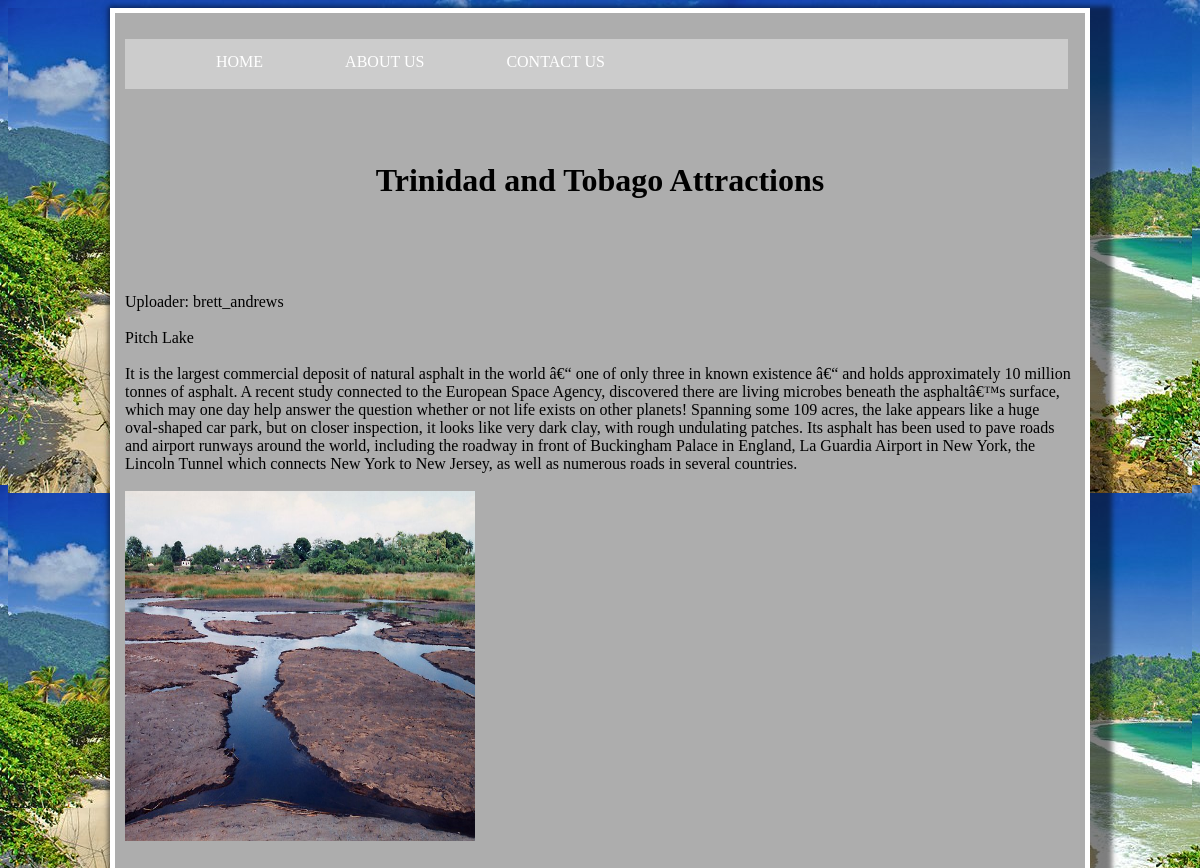
Page /php/commentarea.php?val=25 on the committed database.
### tables this page shows
CREATE TABLE IF NOT EXISTS `images` (
  `image_id` int(3) NOT NULL AUTO_INCREMENT,
  `user` varchar(35) NOT NULL,
  `image_name` varchar(35) DEFAULT NULL,
  `image_des` varchar(900) DEFAULT NULL,
  `tag` varchar(250) NOT NULL,
  `image` blob NOT NULL,
  PRIMARY KEY (`image_id`)
);

### php/commentarea.php (the view, shortened to what this page needs)
<!DOCTYPE html>
<html lang="en">
	<head>
		<link rel="stylesheet" href="../css/CNSITT.css">
	</head>
	<body>
	<div id="container2">
	<main>
					<ul>
						<li><a href="../index.html">Home</a></li>
						<li><a href="../html/about.html">About Us</a><li>
						<li><a href="../html/contact.html">Contact Us</a></li>
					</ul>
						<br><br>
		<h1> Trinidad and Tobago Attractions </h1><br><br><br><br>
			<?php
			include 'con_server.php';
			$val = $_GET["val"];
			$sql="SELECT * FROM images WHERE image_id=$val";
			if($result=mysqli_query($con,$sql))
			{
				$data=mysqli_fetch_array($result);
			}
			else
			{
				echo mysqli_error($con);
			}
?>
			<div>
					<?php
					echo $data["user"];
					?> <br> <br>
					<?php
					echo $data["image_name"];
					?><br> <br>
					<?php
					echo $data["image_des"];
					?> <br> <br>
					<?php echo $data["image"]; ?>
					<br> <br>
					<br> <br>
			</div>
		</div>
	</body>
</html>

### css/CNSITT.css (style rules this page uses)
html, body { padding: 0px; height:100%; box-sizing: border-box; font-family: verdana; background-color:#000; background-image: url(../IMG/maracasbay.jpg); font-size:16px; background-repeat:repeat; }
ul { list-style-type: none; width:95%; height:50px; background-color:#ccc; }
li a { text-transform:uppercase; color: #fff; text-decoration:none; margin-right:15px; margin-left:35px; float:left; display:block; text-align: center; padding: 14px 16px; }
h1 { text-align:center; }
.img4 { width:350px; height:350px; }
#container2 { width:950px; height:1700px; border:5px solid #fff; position:relative; margin:auto; padding:10px; background-color:#adadad; box-shadow: 10px 10px 5px 12px rgba(0, 0, 0, 0.5); }

### rows in the picture
images: user "Uploader: brett_andrews", image_name "Pitch Lake", image_des "It is the largest commercial deposit of natural asphalt in the world â€“ one of only three in known existence â€“ and holds approximately 10 million tonnes of asphalt. A recent study connected to the European Space Agency, discovered there are living microbes beneath the asphaltâ€™s surface, which may one day help answer the question whether or not life exists on other planets! Spanning some 109 acres, the lake appears like a huge oval-shaped car park, but on closer inspection, it looks like very dark clay, with rough undulating patches. Its asphalt has been used to pave roads and airport runways around the world, including the roadway in front of Buckingham Palace in England, La Guardia…", image (picture)
